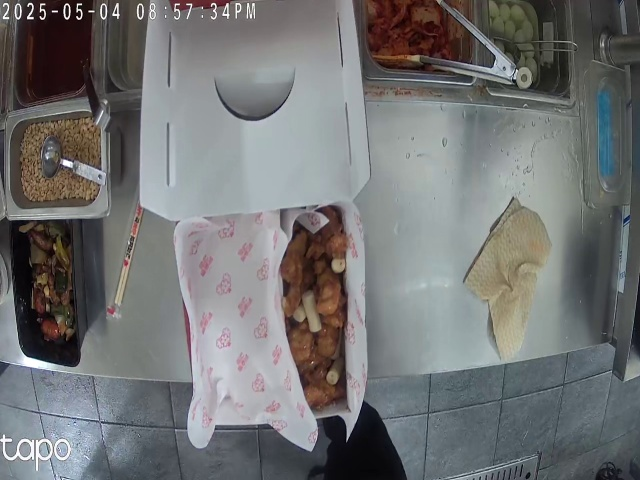
#> input picture data/image_data/(done)250504_pm_08.57.32_red_clear_num=1/frame_000045.jpg, 640 x 480 px
$ python -i data_preprocessing.py   (imports and definitions only)
#> lines starting #> are read from the running program, lines starting #| are printed output that depends on the picture
#> further down, picture is the input picture: shape (480, 640, 3); mean B, G, R 115.7, 115.4, 114.4
import cv2
import os
import numpy as np
from datetime import datetime

# [70 lines left out: function preprocess_video, not called in this run]

def enhance_image_for_detection(image):
    """
    Enhance the image for better lid detection

    Args:
    image: Input image

    Returns:
    Enhanced image
    """
    # Convert to HSV color space, may help distinguish the lid
    hsv = cv2.cvtColor(image, cv2.COLOR_BGR2HSV)
#> hsv: shape (480, 640, 3); mean H, S, V 84.5, 36.8, 122

    # Enhance contrast
    clahe = cv2.createCLAHE(clipLimit=2.0, tileGridSize=(8, 8))
    hsv[:,:,2] = clahe.apply(hsv[:,:,2])
#> hsv: shape (480, 640, 3); mean H, S, V 84.5, 36.8, 129.6

    # Convert back to BGR
    enhanced = cv2.cvtColor(hsv, cv2.COLOR_HSV2BGR)
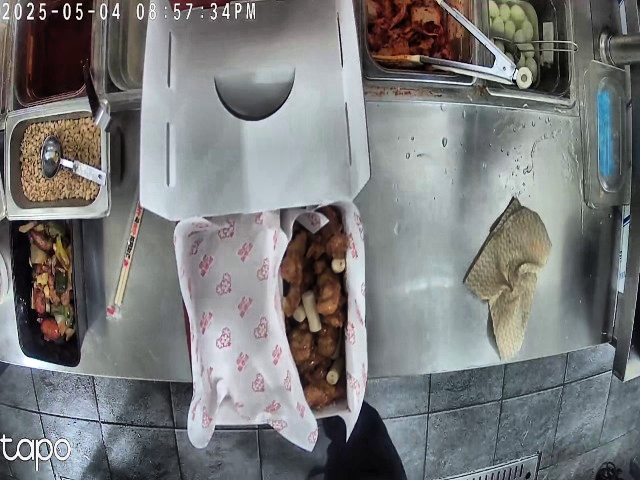
#> enhanced: shape (480, 640, 3); mean B, G, R 122.6, 122.3, 121.2

    # Optional: Denoise
    enhanced = cv2.GaussianBlur(enhanced, (5, 5), 0)

    return enhanced

# [36 lines left out: function create_detection_dataset, not called in this run]

# Example Usage
# [13 lines not run here, left out]

>>> import cv2
>>> picture = cv2.imread('image_data/(done)250504_pm_08.57.32_red_clear_num=1/frame_000045.jpg')
>>> result = enhance_image_for_detection(picture)

$ run again, on data/image_data/(done)250504_pm_08.57.32_red_clear_num=1/frame_000135.jpg
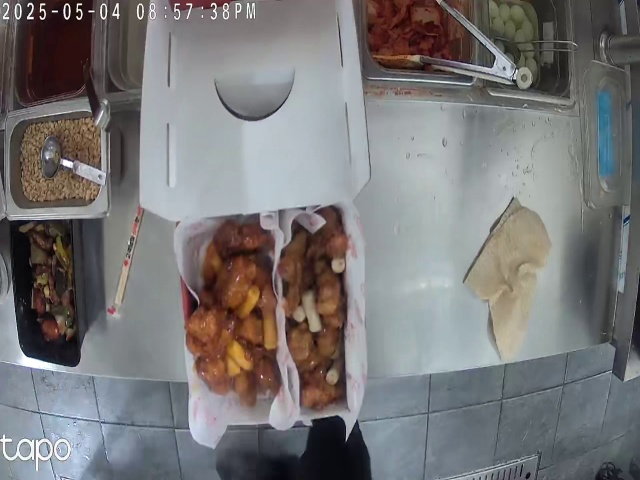
#> input picture data/image_data/(done)250504_pm_08.57.32_red_clear_num=1/frame_000135.jpg, 640 x 480 px
#> picture is the input picture: shape (480, 640, 3); mean B, G, R 119.5, 119, 120.5
#> in enhance_image_for_detection, `enhanced = cv2.cvtColor(hsv, cv2.COLOR_HSV2BGR)`:
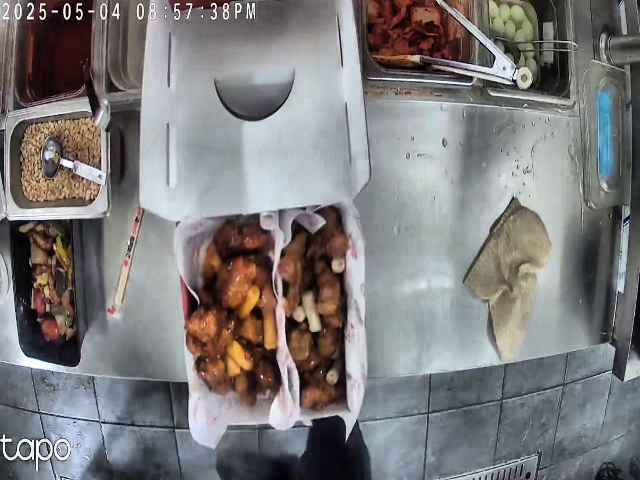
#> enhanced: shape (480, 640, 3); mean B, G, R 124.3, 123.8, 125.3
